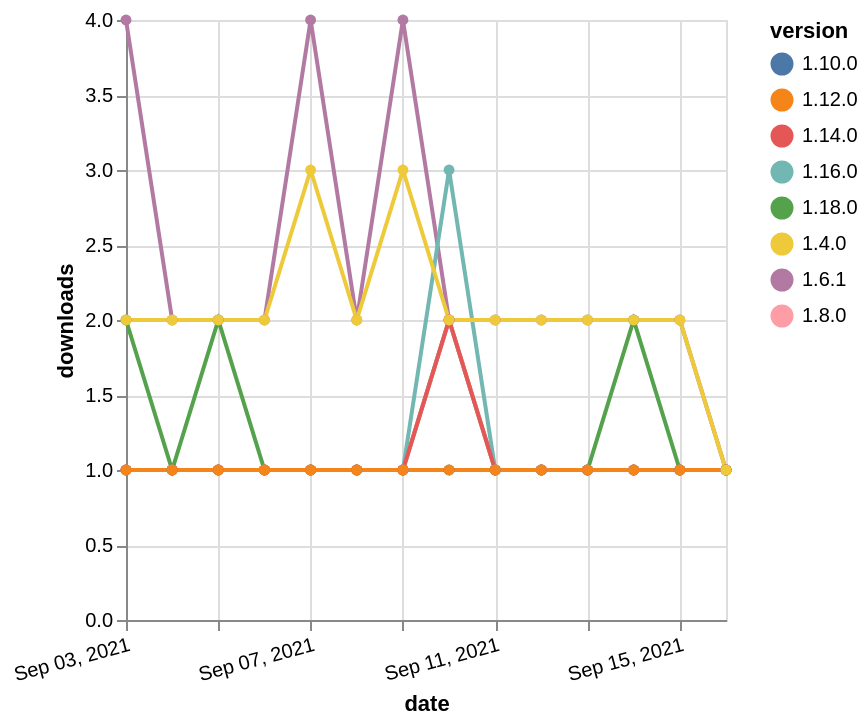

The Vega-Lite source for this figure:
### Vega-Lite specification from a JSON file in a GitHub repository (floating-point values rounded to 4 significant figures)
{"$schema": "https://vega.github.io/schema/vega-lite/v5.json", "description": "A simple bar chart with embedded data.", "data": {"values": [{"date": "2021-09-03", "total": 122, "delta": 2, "version": "1.18.0"}, {"date": "2021-09-04", "total": 123, "delta": 1, "version": "1.18.0"}, {"date": "2021-09-05", "total": 125, "delta": 2, "version": "1.18.0"}, {"date": "2021-09-06", "total": 126, "delta": 1, "version": "1.18.0"}, {"date": "2021-09-07", "total": 127, "delta": 1, "version": "1.18.0"}, {"date": "2021-09-08", "total": 128, "delta": 1, "version": "1.18.0"}, {"date": "2021-09-09", "total": 129, "delta": 1, "version": "1.18.0"}, {"date": "2021-09-10", "total": 131, "delta": 2, "version": "1.18.0"}, {"date": "2021-09-11", "total": 132, "delta": 1, "version": "1.18.0"}, {"date": "2021-09-12", "total": 133, "delta": 1, "version": "1.18.0"}, {"date": "2021-09-13", "total": 134, "delta": 1, "version": "1.18.0"}, {"date": "2021-09-14", "total": 136, "delta": 2, "version": "1.18.0"}, {"date": "2021-09-15", "total": 137, "delta": 1, "version": "1.18.0"}, {"date": "2021-09-16", "total": 138, "delta": 1, "version": "1.18.0"}, {"date": "2021-09-03", "total": 2492, "delta": 4, "version": "1.6.1"}, {"date": "2021-09-04", "total": 2494, "delta": 2, "version": "1.6.1"}, {"date": "2021-09-05", "total": 2496, "delta": 2, "version": "1.6.1"}, {"date": "2021-09-06", "total": 2498, "delta": 2, "version": "1.6.1"}, {"date": "2021-09-07", "total": 2502, "delta": 4, "version": "1.6.1"}, {"date": "2021-09-08", "total": 2504, "delta": 2, "version": "1.6.1"}, {"date": "2021-09-09", "total": 2508, "delta": 4, "version": "1.6.1"}, {"date": "2021-09-10", "total": 2510, "delta": 2, "version": "1.6.1"}, {"date": "2021-09-11", "total": 2512, "delta": 2, "version": "1.6.1"}, {"date": "2021-09-12", "total": 2514, "delta": 2, "version": "1.6.1"}, {"date": "2021-09-13", "total": 2516, "delta": 2, "version": "1.6.1"}, {"date": "2021-09-14", "total": 2518, "delta": 2, "version": "1.6.1"}, {"date": "2021-09-15", "total": 2520, "delta": 2, "version": "1.6.1"}, {"date": "2021-09-16", "total": 2521, "delta": 1, "version": "1.6.1"}, {"date": "2021-09-03", "total": 260, "delta": 1, "version": "1.8.0"}, {"date": "2021-09-04", "total": 261, "delta": 1, "version": "1.8.0"}, {"date": "2021-09-05", "total": 262, "delta": 1, "version": "1.8.0"}, {"date": "2021-09-06", "total": 263, "delta": 1, "version": "1.8.0"}, {"date": "2021-09-07", "total": 264, "delta": 1, "version": "1.8.0"}, {"date": "2021-09-08", "total": 265, "delta": 1, "version": "1.8.0"}, {"date": "2021-09-09", "total": 266, "delta": 1, "version": "1.8.0"}, {"date": "2021-09-10", "total": 268, "delta": 2, "version": "1.8.0"}, {"date": "2021-09-11", "total": 269, "delta": 1, "version": "1.8.0"}, {"date": "2021-09-12", "total": 270, "delta": 1, "version": "1.8.0"}, {"date": "2021-09-13", "total": 271, "delta": 1, "version": "1.8.0"}, {"date": "2021-09-14", "total": 272, "delta": 1, "version": "1.8.0"}, {"date": "2021-09-15", "total": 273, "delta": 1, "version": "1.8.0"}, {"date": "2021-09-16", "total": 274, "delta": 1, "version": "1.8.0"}, {"date": "2021-09-03", "total": 198, "delta": 1, "version": "1.10.0"}, {"date": "2021-09-04", "total": 199, "delta": 1, "version": "1.10.0"}, {"date": "2021-09-05", "total": 200, "delta": 1, "version": "1.10.0"}, {"date": "2021-09-06", "total": 201, "delta": 1, "version": "1.10.0"}, {"date": "2021-09-07", "total": 202, "delta": 1, "version": "1.10.0"}, {"date": "2021-09-08", "total": 203, "delta": 1, "version": "1.10.0"}, {"date": "2021-09-09", "total": 204, "delta": 1, "version": "1.10.0"}, {"date": "2021-09-10", "total": 205, "delta": 1, "version": "1.10.0"}, {"date": "2021-09-11", "total": 206, "delta": 1, "version": "1.10.0"}, {"date": "2021-09-12", "total": 207, "delta": 1, "version": "1.10.0"}, {"date": "2021-09-13", "total": 208, "delta": 1, "version": "1.10.0"}, {"date": "2021-09-14", "total": 209, "delta": 1, "version": "1.10.0"}, {"date": "2021-09-15", "total": 210, "delta": 1, "version": "1.10.0"}, {"date": "2021-09-16", "total": 211, "delta": 1, "version": "1.10.0"}, {"date": "2021-09-03", "total": 201, "delta": 1, "version": "1.16.0"}, {"date": "2021-09-04", "total": 202, "delta": 1, "version": "1.16.0"}, {"date": "2021-09-05", "total": 203, "delta": 1, "version": "1.16.0"}, {"date": "2021-09-06", "total": 204, "delta": 1, "version": "1.16.0"}, {"date": "2021-09-07", "total": 205, "delta": 1, "version": "1.16.0"}, {"date": "2021-09-08", "total": 206, "delta": 1, "version": "1.16.0"}, {"date": "2021-09-09", "total": 207, "delta": 1, "version": "1.16.0"}, {"date": "2021-09-10", "total": 210, "delta": 3, "version": "1.16.0"}, {"date": "2021-09-11", "total": 211, "delta": 1, "version": "1.16.0"}, {"date": "2021-09-12", "total": 212, "delta": 1, "version": "1.16.0"}, {"date": "2021-09-13", "total": 213, "delta": 1, "version": "1.16.0"}, {"date": "2021-09-14", "total": 214, "delta": 1, "version": "1.16.0"}, {"date": "2021-09-15", "total": 215, "delta": 1, "version": "1.16.0"}, {"date": "2021-09-16", "total": 216, "delta": 1, "version": "1.16.0"}, {"date": "2021-09-03", "total": 167, "delta": 1, "version": "1.14.0"}, {"date": "2021-09-04", "total": 168, "delta": 1, "version": "1.14.0"}, {"date": "2021-09-05", "total": 169, "delta": 1, "version": "1.14.0"}, {"date": "2021-09-06", "total": 170, "delta": 1, "version": "1.14.0"}, {"date": "2021-09-07", "total": 171, "delta": 1, "version": "1.14.0"}, {"date": "2021-09-08", "total": 172, "delta": 1, "version": "1.14.0"}, {"date": "2021-09-09", "total": 173, "delta": 1, "version": "1.14.0"}, {"date": "2021-09-10", "total": 175, "delta": 2, "version": "1.14.0"}, {"date": "2021-09-11", "total": 176, "delta": 1, "version": "1.14.0"}, {"date": "2021-09-12", "total": 177, "delta": 1, "version": "1.14.0"}, {"date": "2021-09-13", "total": 178, "delta": 1, "version": "1.14.0"}, {"date": "2021-09-14", "total": 179, "delta": 1, "version": "1.14.0"}, {"date": "2021-09-15", "total": 180, "delta": 1, "version": "1.14.0"}, {"date": "2021-09-16", "total": 181, "delta": 1, "version": "1.14.0"}, {"date": "2021-09-03", "total": 200, "delta": 1, "version": "1.12.0"}, {"date": "2021-09-04", "total": 201, "delta": 1, "version": "1.12.0"}, {"date": "2021-09-05", "total": 202, "delta": 1, "version": "1.12.0"}, {"date": "2021-09-06", "total": 203, "delta": 1, "version": "1.12.0"}, {"date": "2021-09-07", "total": 204, "delta": 1, "version": "1.12.0"}, {"date": "2021-09-08", "total": 205, "delta": 1, "version": "1.12.0"}, {"date": "2021-09-09", "total": 206, "delta": 1, "version": "1.12.0"}, {"date": "2021-09-10", "total": 207, "delta": 1, "version": "1.12.0"}, {"date": "2021-09-11", "total": 208, "delta": 1, "version": "1.12.0"}, {"date": "2021-09-12", "total": 209, "delta": 1, "version": "1.12.0"}, {"date": "2021-09-13", "total": 210, "delta": 1, "version": "1.12.0"}, {"date": "2021-09-14", "total": 211, "delta": 1, "version": "1.12.0"}, {"date": "2021-09-15", "total": 212, "delta": 1, "version": "1.12.0"}, {"date": "2021-09-16", "total": 213, "delta": 1, "version": "1.12.0"}, {"date": "2021-09-03", "total": 2358, "delta": 2, "version": "1.4.0"}, {"date": "2021-09-04", "total": 2360, "delta": 2, "version": "1.4.0"}, {"date": "2021-09-05", "total": 2362, "delta": 2, "version": "1.4.0"}, {"date": "2021-09-06", "total": 2364, "delta": 2, "version": "1.4.0"}, {"date": "2021-09-07", "total": 2367, "delta": 3, "version": "1.4.0"}, {"date": "2021-09-08", "total": 2369, "delta": 2, "version": "1.4.0"}, {"date": "2021-09-09", "total": 2372, "delta": 3, "version": "1.4.0"}, {"date": "2021-09-10", "total": 2374, "delta": 2, "version": "1.4.0"}, {"date": "2021-09-11", "total": 2376, "delta": 2, "version": "1.4.0"}, {"date": "2021-09-12", "total": 2378, "delta": 2, "version": "1.4.0"}, {"date": "2021-09-13", "total": 2380, "delta": 2, "version": "1.4.0"}, {"date": "2021-09-14", "total": 2382, "delta": 2, "version": "1.4.0"}, {"date": "2021-09-15", "total": 2384, "delta": 2, "version": "1.4.0"}, {"date": "2021-09-16", "total": 2385, "delta": 1, "version": "1.4.0"}]}, "width": "container", "mark": {"type": "line", "point": {"filled": true}}, "encoding": {"x": {"field": "date", "type": "temporal", "timeUnit": "yearmonthdate", "title": "date", "axis": {"labelAngle": -15}}, "y": {"field": "delta", "type": "quantitative", "title": "downloads"}, "color": {"field": "version", "type": "nominal"}, "tooltip": {"field": "delta"}}}
